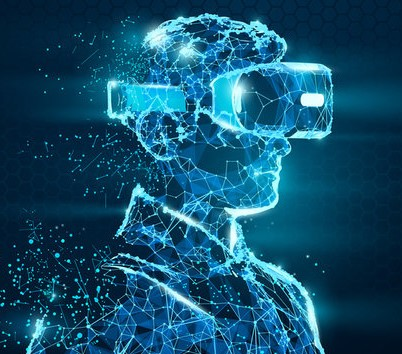
#> input picture images/img.jpg, 402 x 354 px
$ python e_5_contors.py
#> lines starting #> are read from the running program, lines starting #| are printed output that depends on the picture; after the words box and inside, x2 and y2 are one past the last pixel; in counts of white or black regions, pixels touching at a corner belong together
import cv2 as cv
import numpy as np

img = cv.imread('images/img.jpg')
#> img is the input picture: shape (354, 402, 3); mean B, G, R 108.3, 79.3, 18.7
cv.imshow('image', img)

# bluring the image
blur = cv.blur(img, (6, 6))
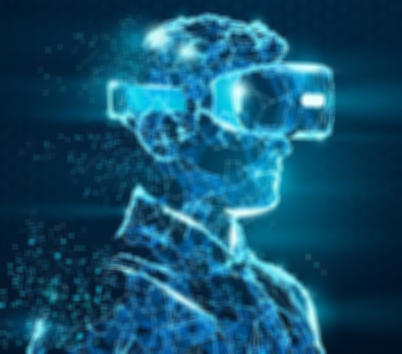
#> blur: shape (354, 402, 3); mean B, G, R 108.3, 79.3, 18.7
cv.imshow('blurred', blur)

# canny edge detection
canny = cv.Canny(blur, 200, 200)
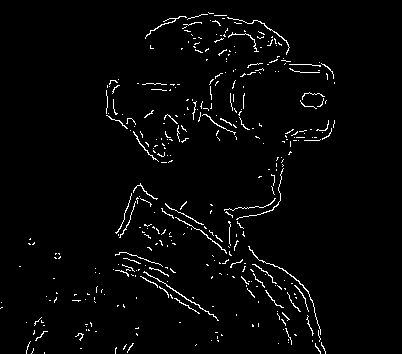
#> canny: shape (354, 402); 2.6% white in thin lines or dots, all inside (x1, y1, x2, y2) = (0, 12, 335, 354)
cv.imshow('edge', canny)

# finding the contors
contor, threshold = cv.findContours(canny, cv.RETR_LIST, cv.CHAIN_APPROX_SIMPLE)
#> contor = 365 contours, 361 with area under 20; largest, box (x1, y1, x2, y2) and area: (143, 271, 219, 321) 38, (248, 246, 321, 335) 35, (227, 17, 290, 55) 24, (175, 217, 227, 254) 24; threshold = 365 rows, first 6: [1, -1, -1, -1], [2, 0, -1, -1], [3, 1, -1, -1], [4, 2, -1, -1], [5, 3, -1, -1], [6, 4, -1, -1]

# finding the contor in other way
# greyscaling
grey = cv.cvtColor(img, cv.COLOR_BGR2GRAY)
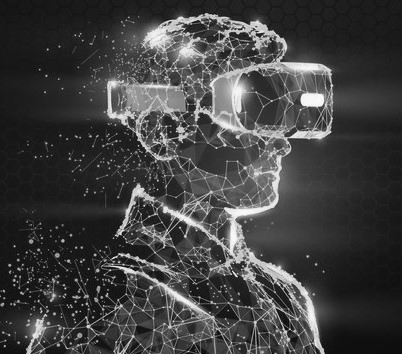
#> grey: shape (354, 402); min 4, max 251, mean 64.5
cv.imshow('gray', grey)

# threshold
ret, img_threshold = cv.threshold(grey, 200, 255, type=cv.THRESH_BINARY)
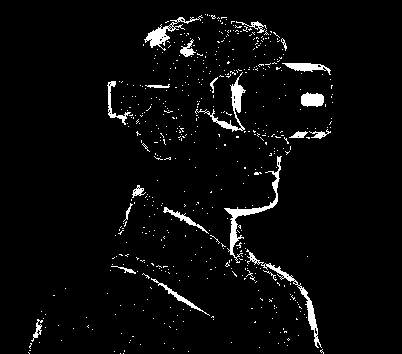
#> img_threshold: shape (354, 402); 3.7% white; 540 white regions (519 under 20 px)
cv.imshow('threshold', img_threshold)

contor_1, threshold_1 = cv.findContours(img_threshold, cv.RETR_LIST, cv.CHAIN_APPROX_SIMPLE)
#> contor_1 = 627 contours, 607 with area under 20; largest, box (x1, y1, x2, y2) and area: (224, 156, 282, 263) 520, (246, 249, 322, 348) 441, (195, 72, 246, 132) 376, (144, 15, 203, 51) 348, (301, 92, 324, 107) 243; threshold_1 = 627 rows, first 6: [1, -1, -1, -1], [2, 0, -1, -1], [3, 1, -1, -1], [4, 2, -1, -1], [5, 3, -1, -1], [6, 4, -1, -1]

# drawing_contors
blank = np.zeros(img.shape)
cv.drawContours(blank, contor_1, -1, (45, 23, 64), 1)
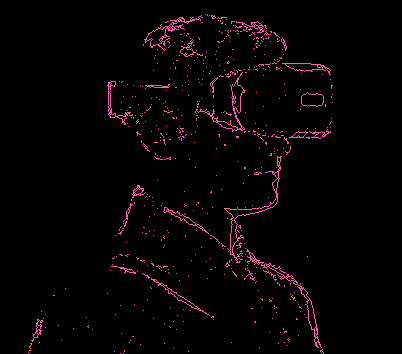
#> blank: shape (354, 402, 3) float64; mean of channels 0, 1, 2 1.1, 0.6, 1.6; drawn with min black and max white
cv.imshow('contor', blank)
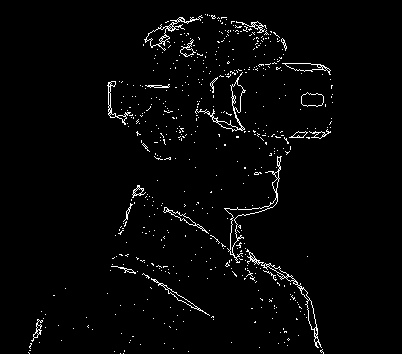
#> window 'contor': shape (354, 402, 3); 2.4% white in thin lines or dots, all inside (x1, y1, x2, y2) = (28, 14, 333, 354)

print(len(contor),len(contor_1))
#| 365 627
# print(contor)


cv.waitKey(0)

$ run again, with images/936378.jpg copied over images/img.jpg
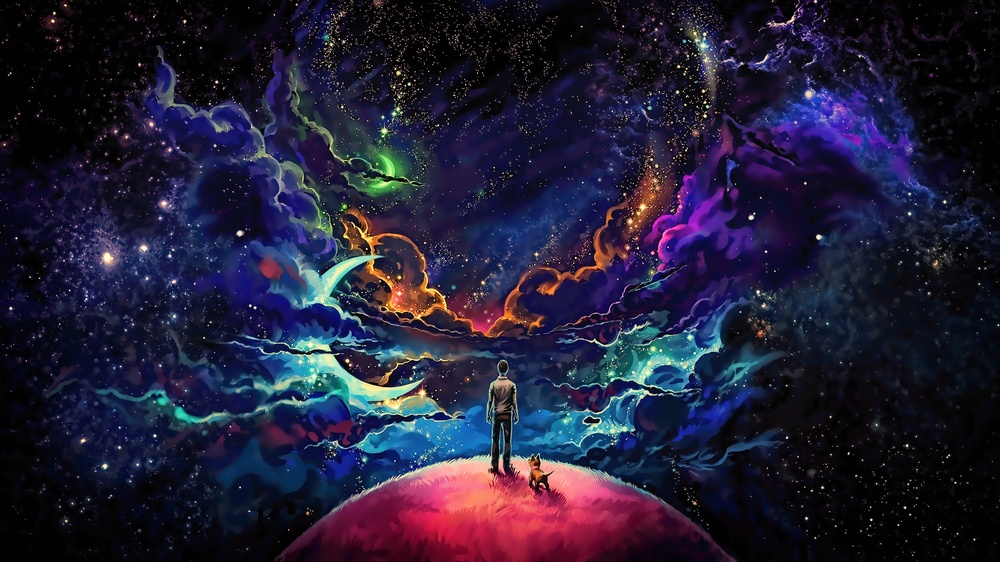
#> input picture images/936378.jpg, 1000 x 562 px, shrunk from 3840 x 2160 before the run
#> img is the input picture: shape (562, 1000, 3); mean B, G, R 54.1, 30.7, 34.5
#> `canny = cv.Canny(blur, 200, 200)`:
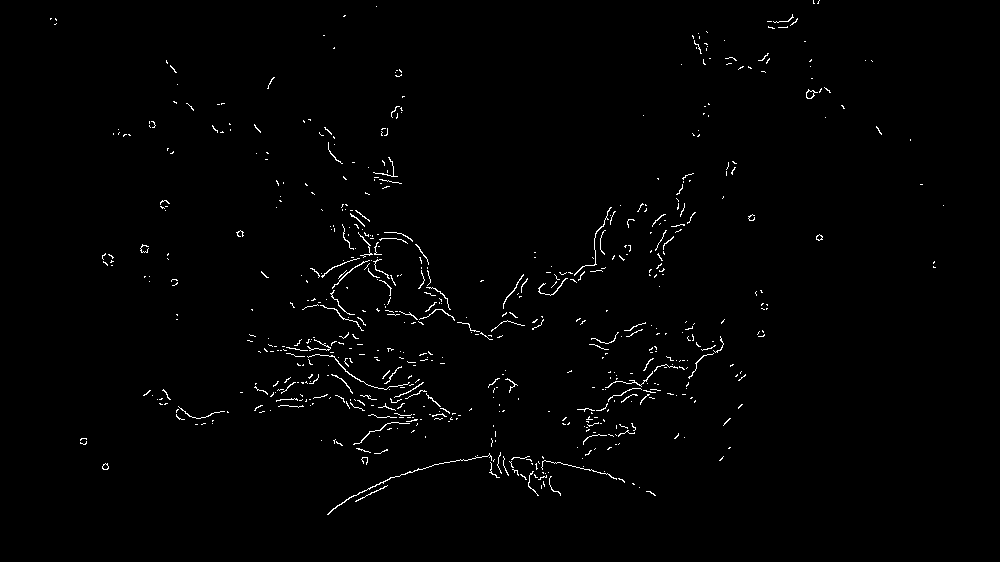
#> canny: shape (562, 1000); 1.1% white in thin lines or dots, all inside (x1, y1, x2, y2) = (50, 0, 944, 515)
#> contor = 634 contours, 624 with area under 20; largest, box (x1, y1, x2, y2) and area: (806, 89, 818, 99) 54, (327, 453, 492, 515) 44, (806, 90, 815, 99) 44, (102, 463, 109, 470) 28, (816, 234, 823, 241) 25; threshold = 634 rows, first 6: [1, -1, -1, -1], [2, 0, -1, -1], [3, 1, -1, -1], [4, 2, -1, -1], [5, 3, -1, -1], [6, 4, -1, -1]
#> img_threshold: shape (562, 1000); 0.86% white; 679 white regions (655 under 20 px)
#> contor_1 = 748 contours, 735 with area under 20; largest, box (x1, y1, x2, y2) and area: (306, 354, 423, 411) 977, (399, 455, 492, 479) 434, (307, 256, 372, 304) 394, (631, 361, 653, 386) 93, (304, 341, 331, 351) 76; threshold_1 = 748 rows, first 6: [1, -1, -1, -1], [2, 0, -1, -1], [3, 1, -1, -1], [4, 2, -1, -1], [5, 3, -1, -1], [6, 4, -1, -1]
#> `cv.imshow('contor', blank)`:
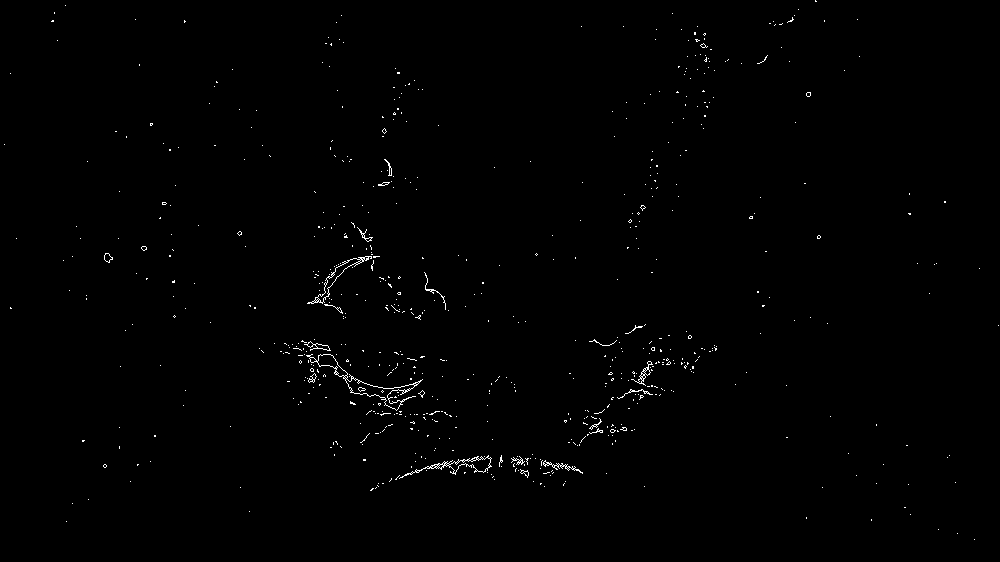
#> window 'contor': shape (562, 1000, 3); 0.58% white in thin lines or dots
#| 634 748
